Frame 1 (no input): blank canvas, image omitted
Frame 60 (no input): blank canvas, image omitted
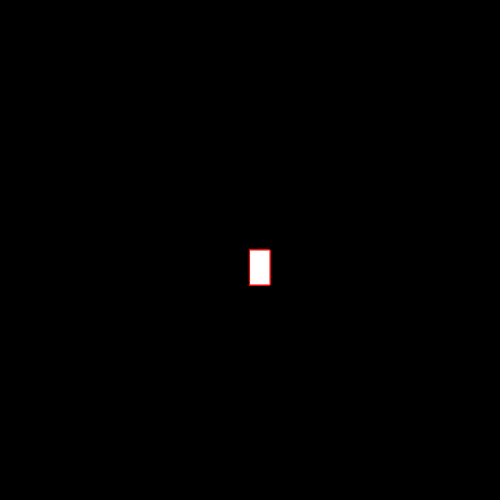
Frame 120 (the mouse pressed at the canvas centre since frame 60)

The p5.js sketch whose frames 1 and 60 were blank and that drew this single picture after the mouse press (run headless with seeded random() and noise() and a simulated clock; from frame 60 on, the mouse is pressed at the canvas centre):

// p5.js sketch
// ── sketch.js
function setup() {
    createCanvas(500, 500);
     background("black");
  }
  
  function draw() {
  
    
   stroke("red") 
  fill("white")
    
  
    if(mouseIsPressed) {
    //console.log(mouseIsPressed);
    rect(mouseX,mouseY,20,35);  
   }
  }
